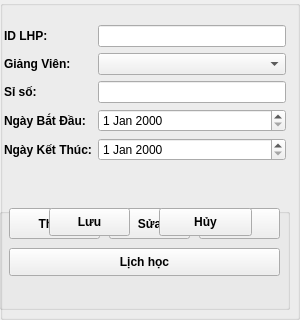
                          <widget class="QGroupBox" name="groupBox_7">
                           <property name="title">
                            <string/>
                           </property>
                           <widget class="QWidget" name="verticalLayoutWidget">
                            <property name="geometry">
                             <rect>
                              <x>-1</x>
                              <y>-1</y>
                              <width>291</width>
                              <height>311</height>
                             </rect>
                            </property>
                            <layout class="QVBoxLayout" name="verticalLayout_11" stretch="2,1">
                             <item>
                              <layout class="QFormLayout" name="formLayout">
                               <property name="leftMargin">
                                <number>5</number>
                               </property>
                               <property name="topMargin">
                                <number>26</number>
                               </property>
                               <property name="rightMargin">
                                <number>4</number>
                               </property>
                               <item row="0" column="0">
                                <widget class="QLabel" name="iDLHPLabel">
                                 <property name="font">
                                  <font>
                                   <weight>75</weight>
                                   <bold>true</bold>
                                  </font>
                                 </property>
                                 <property name="text">
                                  <string>ID LHP:</string>
                                 </property>
                                </widget>
                               </item>
                               <item row="0" column="1">
                                <widget class="QLineEdit" name="fi_IDLop_2">
                                 <property name="font">
                                  <font>
                                   <weight>50</weight>
                                   <bold>false</bold>
                                  </font>
                                 </property>
                                </widget>
                               </item>
                               <item row="1" column="0">
                                <widget class="QLabel" name="giNgViNLabel_2">
                                 <property name="font">
                                  <font>
                                   <weight>75</weight>
                                   <bold>true</bold>
                                  </font>
                                 </property>
                                 <property name="text">
                                  <string>Giảng Viên:</string>
                                 </property>
                                </widget>
                               </item>
                               <item row="1" column="1">
                                <widget class="QComboBox" name="fi_GiangVien_2">
                                 <property name="font">
                                  <font>
                                   <weight>50</weight>
                                   <bold>false</bold>
                                  </font>
                                 </property>
                                </widget>
                               </item>
                               <item row="2" column="0">
                                <widget class="QLabel" name="sSLabel">
                                 <property name="font">
                                  <font>
                                   <weight>75</weight>
                                   <bold>true</bold>
                                  </font>
                                 </property>
                                 <property name="text">
                                  <string>Sỉ số:</string>
                                 </property>
                                </widget>
                               </item>
                               <item row="2" column="1">
                                <widget class="QLineEdit" name="fi_SiSo_2">
                                 <property name="font">
                                  <font>
                                   <weight>50</weight>
                                   <bold>false</bold>
                                  </font>
                                 </property>
                                </widget>
                               </item>
                               <item row="3" column="0">
                                <widget class="QLabel" name="ngYBDLabel">
                                 <property name="font">
                                  <font>
                                   <weight>75</weight>
                                   <bold>true</bold>
                                  </font>
                                 </property>
                                 <property name="text">
                                  <string>Ngày Bắt Đầu:</string>
                                 </property>
                                </widget>
                               </item>
                               <item row="3" column="1">
                                <widget class="QDateEdit" name="fi_NgayBatDau_2">
                                 <property name="font">
                                  <font>
                                   <weight>50</weight>
                                   <bold>false</bold>
                                  </font>
                                 </property>
                                </widget>
                               </item>
                               <item row="4" column="0">
                                <widget class="QLabel" name="ngYKTLabel">
                                 <property name="font">
                                  <font>
                                   <weight>75</weight>
                                   <bold>true</bold>
                                  </font>
                                 </property>
                                 <property name="text">
                                  <string>Ngày Kết Thúc:</string>
                                 </property>
                                </widget>
                               </item>
                               <item row="4" column="1">
                                <widget class="QDateEdit" name="fi_NgayKetThuc_2">
                                 <property name="font">
                                  <font>
                                   <weight>50</weight>
                                   <bold>false</bold>
                                  </font>
                                 </property>
                                </widget>
                               </item>
                              </layout>
                             </item>
                             <item>
                              <layout class="QHBoxLayout" name="horizontalLayout_39">
                               <item>
                                <widget class="QGroupBox" name="groupBox_19">
                                 <property name="title">
                                  <string/>
                                 </property>
                                 <widget class="QPushButton" name="btn_ThemLopHP_2">
                                  <property name="geometry">
                                   <rect>
                                    <x>10</x>
                                    <y>0</y>
                                    <width>91</width>
                                    <height>31</height>
                                   </rect>
                                  </property>
                                  <property name="font">
                                   <font>
                                    <weight>75</weight>
                                    <bold>true</bold>
                                   </font>
                                  </property>
                                  <property name="text">
                                   <string>Thêm</string>
                                  </property>
                                 </widget>
                                 <widget class="QPushButton" name="btn_SuaLopHP_2">
                                  <property name="geometry">
                                   <rect>
                                    <x>110</x>
                                    <y>0</y>
                                    <width>81</width>
                                    <height>31</height>
                                   </rect>
                                  </property>
                                  <property name="font">
                                   <font>
                                    <weight>75</weight>
                                    <bold>true</bold>
                                   </font>
                                  </property>
                                  <property name="text">
                                   <string>Sửa</string>
                                  </property>
                                 </widget>
                                 <widget class="QPushButton" name="btn_XoaLopHP_2">
                                  <property name="geometry">
                                   <rect>
                                    <x>200</x>
                                    <y>0</y>
                                    <width>81</width>
                                    <height>31</height>
                                   </rect>
                                  </property>
                                  <property name="font">
                                   <font>
                                    <weight>75</weight>
                                    <bold>true</bold>
                                   </font>
                                  </property>
                                  <property name="text">
                                   <string>Xóa</string>
                                  </property>
                                 </widget>
                                 <widget class="QPushButton" name="btn_LuuLHP_2">
                                  <property name="geometry">
                                   <rect>
                                    <x>50</x>
                                    <y>0</y>
                                    <width>81</width>
                                    <height>28</height>
                                   </rect>
                                  </property>
                                  <property name="font">
                                   <font>
                                    <weight>75</weight>
                                    <bold>true</bold>
                                   </font>
                                  </property>
                                  <property name="text">
                                   <string>Lưu</string>
                                  </property>
                                 </widget>
                                 <widget class="QPushButton" name="btn_HuyLHP_2">
                                  <property name="geometry">
                                   <rect>
                                    <x>160</x>
                                    <y>0</y>
                                    <width>93</width>
                                    <height>28</height>
                                   </rect>
                                  </property>
                                  <property name="font">
                                   <font>
                                    <weight>75</weight>
                                    <bold>true</bold>
                                   </font>
                                  </property>
                                  <property name="text">
                                   <string>Hủy</string>
                                  </property>
                                 </widget>
                                 <widget class="QPushButton" name="btn_DatLichHoc_2">
                                  <property name="geometry">
                                   <rect>
                                    <x>10</x>
                                    <y>40</y>
                                    <width>271</width>
                                    <height>28</height>
                                   </rect>
                                  </property>
                                  <property name="font">
                                   <font>
                                    <weight>75</weight>
                                    <bold>true</bold>
                                   </font>
                                  </property>
                                  <property name="text">
                                   <string>Lịch học</string>
                                  </property>
                                 </widget>
                                </widget>
                               </item>
                              </layout>
                             </item>
                            </layout>
                           </widget>
                          </widget>
